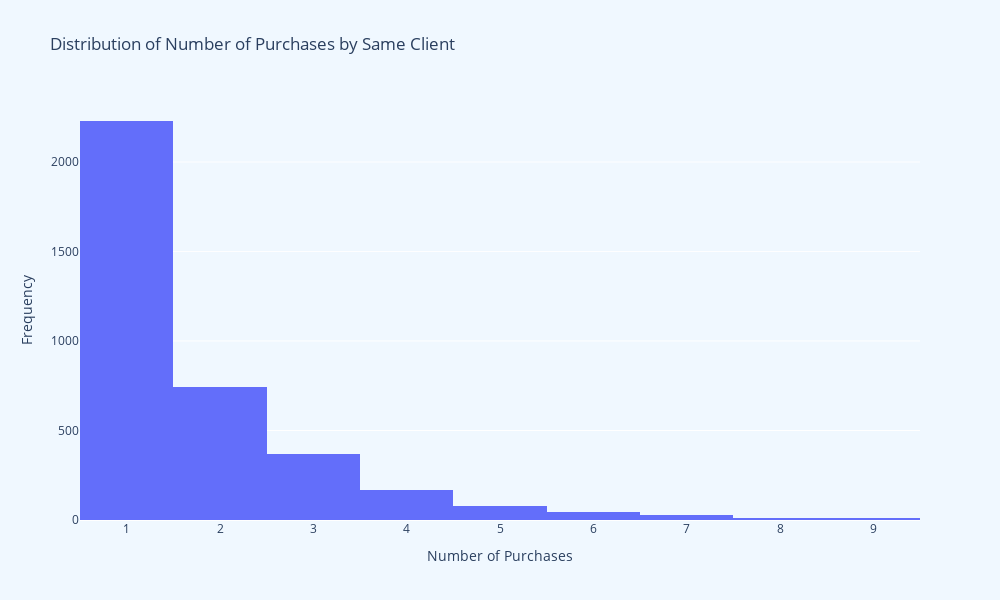

Write notebook code for a chart like this one.
### Code cell
purchases_by_client = df.groupby('customer_id').size().sort_values(ascending=False).reset_index(name='purchase_count')
purchases_by_client = purchases_by_client[purchases_by_client.purchase_count < 10]

# Plot the distribution using plotly
fig = px.histogram(purchases_by_client, x='purchase_count', nbins=int(purchases_by_client['purchase_count'].max()),
                   title='Distribution of Number of Purchases by Same Client')

fig.update_layout(
    xaxis_title='Number of Purchases',
    yaxis_title='Frequency',
    width=1000,
    height=600,
    plot_bgcolor='aliceblue',
    paper_bgcolor='aliceblue'
)

fig.show()

### Figure 1 — Plotly figure (JSON) as saved in the notebook; plotly's stock layout.template omitted (floating-point values rounded to 4 significant figures; data arrays with more than 128 entries replaced by an {"elided": "..."} marker saying what was removed)
{"data": [{"alignmentgroup": "True", "bingroup": "x", "hovertemplate": "purchase_count=%{x}<br>count=%{y}<extra></extra>", "legendgroup": "", "marker": {"color": "#636efa", "pattern": {"shape": ""}}, "name": "", "nbinsx": 9, "offsetgroup": "", "orientation": "v", "showlegend": false, "type": "histogram", "x": {"elided": "3684 int values"}, "xaxis": "x", "yaxis": "y"}], "layout": {"barmode": "relative", "height": 600, "legend": {"tracegroupgap": 0}, "paper_bgcolor": "aliceblue", "plot_bgcolor": "aliceblue", "title": {"text": "Distribution of Number of Purchases by Same Client"}, "width": 1000, "xaxis": {"anchor": "y", "domain": [0, 1], "title": {"text": "Number of Purchases"}}, "yaxis": {"anchor": "x", "domain": [0, 1], "title": {"text": "Frequency"}}}}
